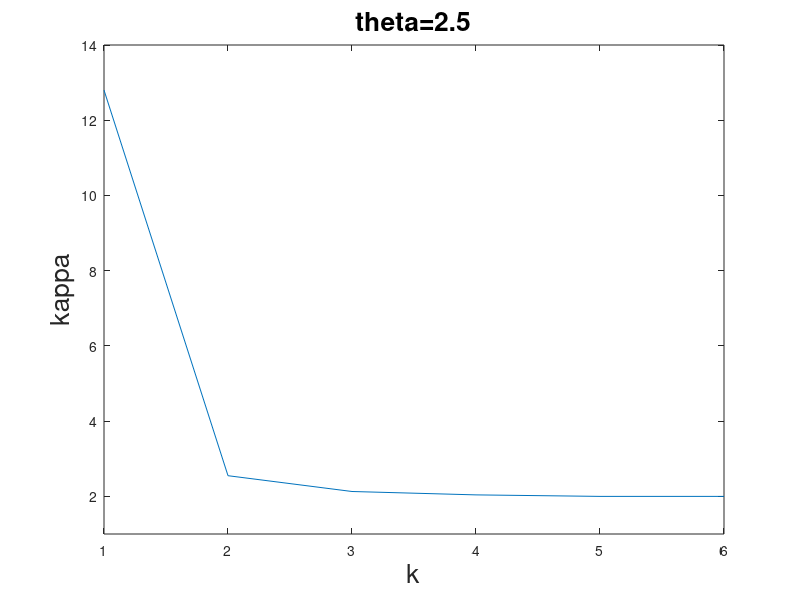
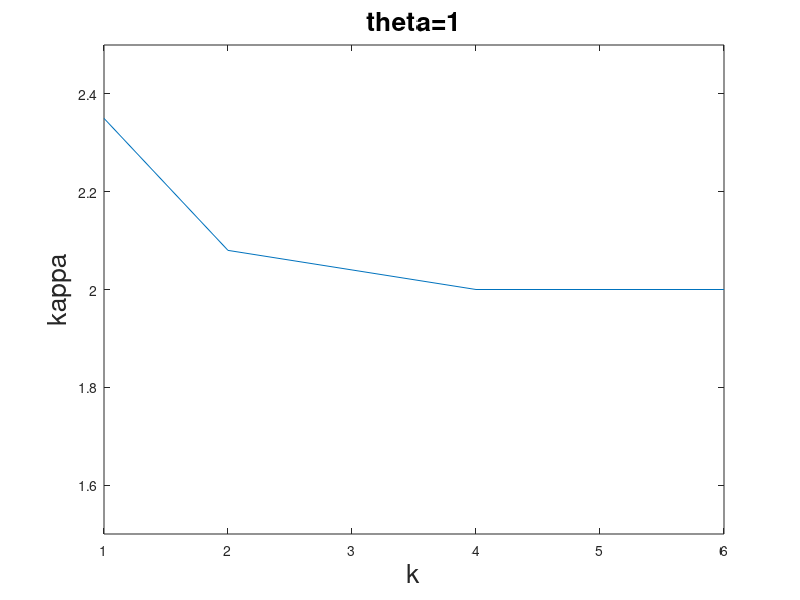
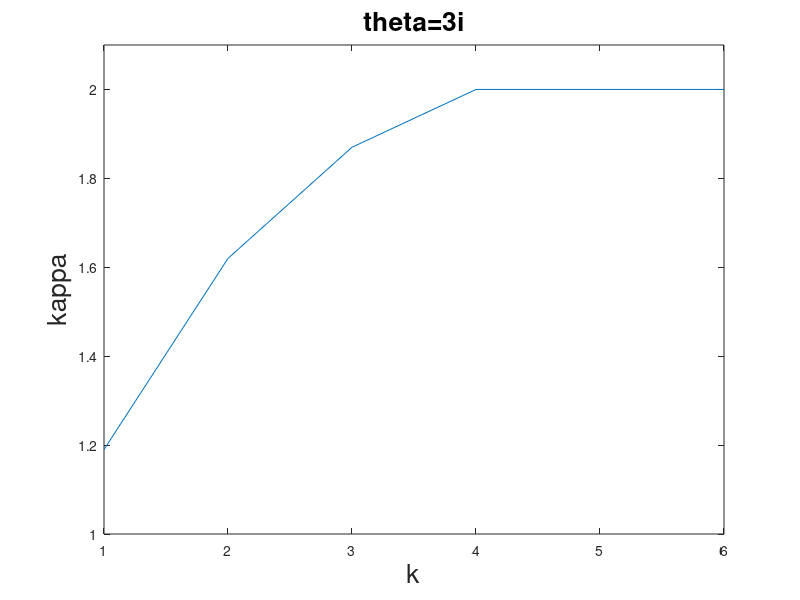
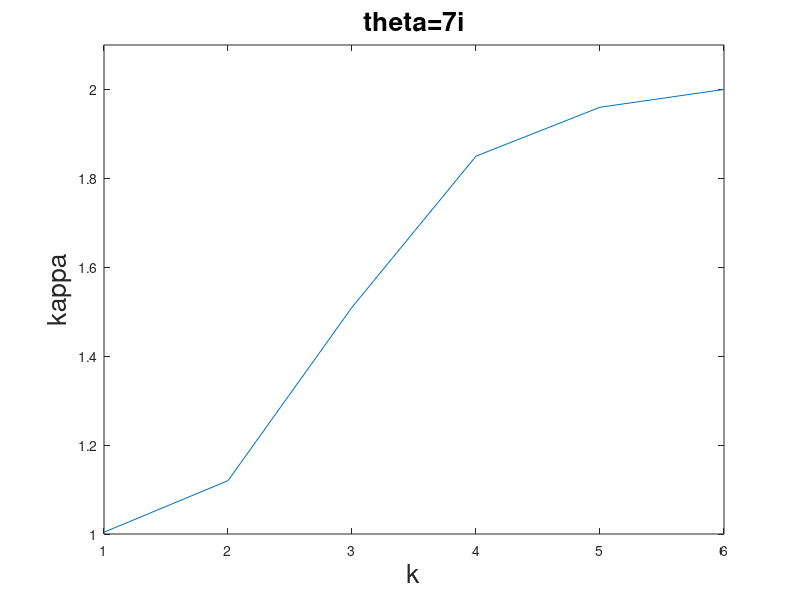

Source code (MATLAB) for these figures, in order:
kappa_25=[12.8; 2.55; 2.13; 2.04; 2; 2];
kappa_1=[2.35; 2.08; 2.04; 2; 2; 2];
kappa_3i=[1.19; 1.62; 1.87; 2; 2; 2];
kappa_7i=[1.004; 1.12; 1.51; 1.85; 1.96; 2];
k=[1; 2; 3; 4; 5; 6];

figure
plot(k,kappa_25)
ylim([1 14])
title('theta=2.5','FontSize', 19)
xlabel('k','FontSize', 19)
ylabel('kappa', 'FontSize', 19)

figure
plot(k,kappa_1)
ylim([1.5 2.5])
title('theta=1','FontSize', 19)
xlabel('k','FontSize', 19)
ylabel('kappa','FontSize', 19)

figure
plot(k,kappa_3i)
ylim([1 2.1])
title('theta=3i','FontSize', 19)
xlabel('k','FontSize', 19)
ylabel('kappa','FontSize', 19)

figure
plot(k,kappa_7i)
ylim([1 2.1])
title('theta=7i','FontSize', 19)
xlabel('k','FontSize', 19)
ylabel('kappa','FontSize', 19)
